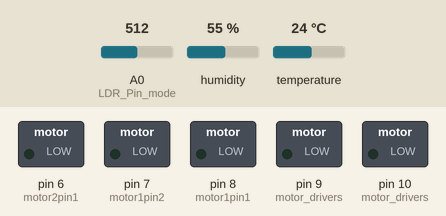
Simulated run of this sketch. Board: Arduino Uno, built with avr-gcc and run on an emulated ATmega328P. On the bench: switched loads named in the sketch (green lamp = pin HIGH). The inputs (shaded band) are chosen by the test bench; at power-on: A0 (LDR_Pin_mode) = 512, humidity 55 %, temperature 24 °C. What the sketch prints to the serial monitor is not drawn.

Above: at 11.05 s.
At 16.6 s:
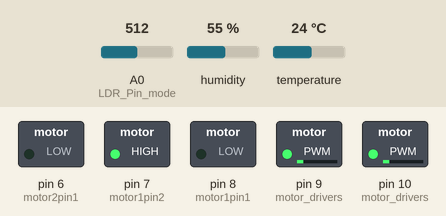
At 22.2 s:
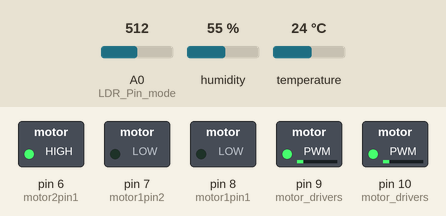
Timing chart, 0 to 23.9 s (numbered marks = the images above):
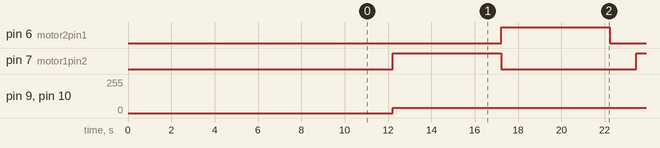

The sketch:

robo_code_v2.ino
```cpp
#include <DFRobot_DHT11.h>
// #include <Wire.h>
#include "constants.h"


//.........................................pm2,pm10.................................................//

byte command_frame[9] = {0xAA, 0x02, 0x00, 0x00, 0x00, 0x00, 0x01, 0x67, 0xBB};
byte received_data[9];
int sum = 0;

void send_command(byte command) {
  command_frame[1] = command;
  sum = command_frame[0] + command_frame[1] + command_frame[2] + command_frame[3] + command_frame[4] + command_frame[5] + command_frame[8];
  int rem = sum % 256;
  command_frame[6] = (sum - rem) / 256;
  command_frame[7] = rem;
  delay(1000);
  Serial.write(command_frame, 9);
}

bool checksum() {
  sum = received_data[0] + received_data[1] + received_data[2] + received_data[3] + received_data[4] + received_data[5] + received_data[8];
  return sum == (received_data[6] * 256 + received_data[7]);
}

void calculate_pm() {
  pm2 = received_data[4] * 256 + received_data[5];
  delay(2000);
  pm10 = received_data[2] * 256 + received_data[3];
  Serial.print("PM2.5: ");
  Serial.println(pm2);
  Serial.print("PM10: ");
  Serial.println(pm10);
  Serial.println("----------PM updated successfully!-------------");
}

void PM_setup() {
  send_command(0x01);
}

void PM_Reading() {
  if (millis() - prev_time > 5000) {
    send_command(0x02);
    prev_time = millis();
  }
  if (Serial.available() >= 9) { // Ensure there are enough bytes available to read
    Serial.readBytes(received_data, 9);
    if (checksum()) {
      calculate_pm();
    }
  }
}

//.........................................temp,rh.................................................//

void dht_read() {
  DHT.read(DHT11_PIN);
  temp = DHT.temperature;
  rh = DHT.humidity;
  Serial.print("Temp: ");
  Serial.println(temp);
  Serial.print("rh: ");
  Serial.println(rh);
  Serial.println("----------temp & rh updated successfully!-------------");
}

//....................................LDR..............................................//
void LDR_read(){
  val = analogRead(A0);
  Serial.print("Lux : ");
  Serial.println(val);
  Serial.println("----------LUX  updated successfully!-------------");
}

//....................................CO2..............................................//
void co2_read(){
  co2Value = digitalRead(2);
  Serial.print("CO2: ");
  Serial.println(co2Value ,DEC);
  Serial.println("----------CO2  updated successfully!-------------");
}

//....................................motor starting..............................................//
void motor_start(){

    Serial.println("........................motor starting....................");

    analogWrite(9, 40); //ENA pin
    analogWrite(10, 40); //ENB pin

    digitalWrite(motor1pin1, LOW);
    digitalWrite(motor1pin2, HIGH);

    digitalWrite(motor2pin1, LOW);
    digitalWrite(motor2pin2, LOW);

    delay(5000);

    digitalWrite(motor1pin1, LOW);
    digitalWrite(motor1pin2, LOW);

    digitalWrite(motor2pin1, HIGH);
    digitalWrite(motor2pin2, LOW);

    delay(5000);

    digitalWrite(motor1pin1, LOW);
    digitalWrite(motor1pin2, LOW);

    digitalWrite(motor2pin1, LOW);
    digitalWrite(motor2pin2, LOW);

    Serial.println("........................motor ending....................");

}


void setup() {
  Serial.begin(9600);
  Serial.println("start");
  PM_setup();//send pm command

  pinMode(motor1pin1, OUTPUT);//motor pins
  pinMode(motor1pin2, OUTPUT);
  pinMode(motor2pin1, OUTPUT);
  pinMode(motor2pin2, OUTPUT);

  pinMode(9, OUTPUT);// motor drivers
  pinMode(10, OUTPUT);// motor drivers

  pinMode(5, INPUT);//co2 pin
  // pinMode(A0, INPUT);//LDR Pin mode
  delay(10000);
}

void loop() {
  PM_Reading(); // pm2, pm10
  dht_read();   // temp, rh
  co2_read();
  LDR_read();
  motor_start();
}
```

constants.h
```cpp
// dht11
#define DHT11_PIN 2
DFRobot_DHT11 DHT;
int temp, rh;

// Air quality variables
int pm2 = 0;
int pm10 = 0;
unsigned long prev_time = 0; // Added initialization

//  LDR
int val = 0;

// c02
int co2Value;

// Motor pins
int motor1pin1 = 8;
int motor1pin2 = 7;
int motor2pin1 = 6;
int motor2pin2 = 5;
```

Measured:
- by itself, pin 6 (motor2pin1), pin 7 (motor1pin2): alternates HIGH for 5.0 s and LOW for 6.2 s
- by itself, pin 9 (motor_drivers), pin 10 (motor_drivers): 0/255 → 40/255 at 12.2 s
